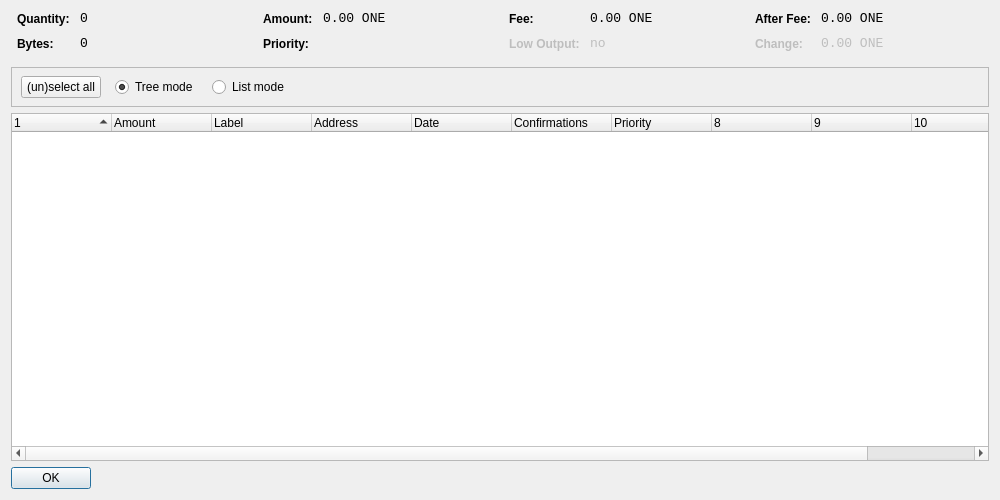
<?xml version="1.0" encoding="UTF-8"?>
<ui version="4.0">
 <class>CoinControlDialog</class>
 <widget class="QDialog" name="CoinControlDialog">
  <property name="geometry">
   <rect>
    <x>0</x>
    <y>0</y>
    <width>1000</width>
    <height>500</height>
   </rect>
  </property>
  <property name="windowTitle">
   <string>Coin Control</string>
  </property>
  <layout class="QVBoxLayout" name="verticalLayout">
   <item>
    <layout class="QHBoxLayout" name="horizontalLayoutTop" stretch="0,0,0,0">
     <property name="topMargin">
      <number>0</number>
     </property>
     <property name="bottomMargin">
      <number>10</number>
     </property>
     <item>
      <layout class="QFormLayout" name="formLayoutCoinControl1">
       <property name="horizontalSpacing">
        <number>10</number>
       </property>
       <property name="verticalSpacing">
        <number>10</number>
       </property>
       <property name="leftMargin">
        <number>6</number>
       </property>
       <property name="rightMargin">
        <number>6</number>
       </property>
       <item row="0" column="0">
        <widget class="QLabel" name="labelCoinControlQuantityText">
         <property name="styleSheet">
          <string notr="true">font-weight:bold;</string>
         </property>
         <property name="text">
          <string>Quantity:</string>
         </property>
        </widget>
       </item>
       <item row="0" column="1">
        <widget class="QLabel" name="labelCoinControlQuantity">
         <property name="font">
          <font>
           <family>Monospace</family>
           <pointsize>10</pointsize>
          </font>
         </property>
         <property name="cursor">
          <cursorShape>IBeamCursor</cursorShape>
         </property>
         <property name="contextMenuPolicy">
          <enum>Qt::ActionsContextMenu</enum>
         </property>
         <property name="text">
          <string notr="true">0</string>
         </property>
         <property name="textInteractionFlags">
          <set>Qt::LinksAccessibleByMouse|Qt::TextSelectableByKeyboard|Qt::TextSelectableByMouse</set>
         </property>
        </widget>
       </item>
       <item row="1" column="0">
        <widget class="QLabel" name="labelCoinControlBytesText">
         <property name="styleSheet">
          <string notr="true">font-weight:bold;</string>
         </property>
         <property name="text">
          <string>Bytes:</string>
         </property>
        </widget>
       </item>
       <item row="1" column="1">
        <widget class="QLabel" name="labelCoinControlBytes">
         <property name="font">
          <font>
           <family>Monospace</family>
           <pointsize>10</pointsize>
          </font>
         </property>
         <property name="cursor">
          <cursorShape>IBeamCursor</cursorShape>
         </property>
         <property name="contextMenuPolicy">
          <enum>Qt::ActionsContextMenu</enum>
         </property>
         <property name="text">
          <string notr="true">0</string>
         </property>
         <property name="textInteractionFlags">
          <set>Qt::LinksAccessibleByMouse|Qt::TextSelectableByKeyboard|Qt::TextSelectableByMouse</set>
         </property>
        </widget>
       </item>
      </layout>
     </item>
     <item>
      <layout class="QFormLayout" name="formLayoutCoinControl2">
       <property name="horizontalSpacing">
        <number>10</number>
       </property>
       <property name="verticalSpacing">
        <number>10</number>
       </property>
       <property name="leftMargin">
        <number>6</number>
       </property>
       <property name="rightMargin">
        <number>6</number>
       </property>
       <item row="0" column="0">
        <widget class="QLabel" name="labelCoinControlAmountText">
         <property name="styleSheet">
          <string notr="true">font-weight:bold;</string>
         </property>
         <property name="text">
          <string>Amount:</string>
         </property>
        </widget>
       </item>
       <item row="0" column="1">
        <widget class="QLabel" name="labelCoinControlAmount">
         <property name="font">
          <font>
           <family>Monospace</family>
           <pointsize>10</pointsize>
          </font>
         </property>
         <property name="cursor">
          <cursorShape>IBeamCursor</cursorShape>
         </property>
         <property name="contextMenuPolicy">
          <enum>Qt::ActionsContextMenu</enum>
         </property>
         <property name="text">
          <string notr="true">0.00 ONE</string>
         </property>
         <property name="textInteractionFlags">
          <set>Qt::LinksAccessibleByMouse|Qt::TextSelectableByKeyboard|Qt::TextSelectableByMouse</set>
         </property>
        </widget>
       </item>
       <item row="1" column="0">
        <widget class="QLabel" name="labelCoinControlPriorityText">
         <property name="styleSheet">
          <string notr="true">font-weight:bold;</string>
         </property>
         <property name="text">
          <string>Priority:</string>
         </property>
        </widget>
       </item>
       <item row="1" column="1">
        <widget class="QLabel" name="labelCoinControlPriority">
         <property name="font">
          <font>
           <family>Monospace</family>
           <pointsize>10</pointsize>
          </font>
         </property>
         <property name="cursor">
          <cursorShape>IBeamCursor</cursorShape>
         </property>
         <property name="contextMenuPolicy">
          <enum>Qt::ActionsContextMenu</enum>
         </property>
         <property name="text">
          <string/>
         </property>
         <property name="textInteractionFlags">
          <set>Qt::LinksAccessibleByMouse|Qt::TextSelectableByKeyboard|Qt::TextSelectableByMouse</set>
         </property>
        </widget>
       </item>
      </layout>
     </item>
     <item>
      <layout class="QFormLayout" name="formLayoutCoinControl3">
       <property name="horizontalSpacing">
        <number>10</number>
       </property>
       <property name="verticalSpacing">
        <number>10</number>
       </property>
       <property name="leftMargin">
        <number>6</number>
       </property>
       <property name="rightMargin">
        <number>6</number>
       </property>
       <item row="0" column="0">
        <widget class="QLabel" name="labelCoinControlFeeText">
         <property name="styleSheet">
          <string notr="true">font-weight:bold;</string>
         </property>
         <property name="text">
          <string>Fee:</string>
         </property>
        </widget>
       </item>
       <item row="0" column="1">
        <widget class="QLabel" name="labelCoinControlFee">
         <property name="font">
          <font>
           <family>Monospace</family>
           <pointsize>10</pointsize>
          </font>
         </property>
         <property name="cursor">
          <cursorShape>IBeamCursor</cursorShape>
         </property>
         <property name="contextMenuPolicy">
          <enum>Qt::ActionsContextMenu</enum>
         </property>
         <property name="text">
          <string notr="true">0.00 ONE</string>
         </property>
         <property name="textInteractionFlags">
          <set>Qt::LinksAccessibleByMouse|Qt::TextSelectableByKeyboard|Qt::TextSelectableByMouse</set>
         </property>
        </widget>
       </item>
       <item row="1" column="0">
        <widget class="QLabel" name="labelCoinControlLowOutputText">
         <property name="enabled">
          <bool>false</bool>
         </property>
         <property name="styleSheet">
          <string notr="true">font-weight:bold;</string>
         </property>
         <property name="text">
          <string>Low Output:</string>
         </property>
        </widget>
       </item>
       <item row="1" column="1">
        <widget class="QLabel" name="labelCoinControlLowOutput">
         <property name="enabled">
          <bool>false</bool>
         </property>
         <property name="font">
          <font>
           <family>Monospace</family>
           <pointsize>10</pointsize>
          </font>
         </property>
         <property name="cursor">
          <cursorShape>IBeamCursor</cursorShape>
         </property>
         <property name="contextMenuPolicy">
          <enum>Qt::ActionsContextMenu</enum>
         </property>
         <property name="text">
          <string notr="true">no</string>
         </property>
         <property name="textInteractionFlags">
          <set>Qt::LinksAccessibleByMouse|Qt::TextSelectableByKeyboard|Qt::TextSelectableByMouse</set>
         </property>
        </widget>
       </item>
      </layout>
     </item>
     <item>
      <layout class="QFormLayout" name="formLayoutCoinControl4">
       <property name="horizontalSpacing">
        <number>10</number>
       </property>
       <property name="verticalSpacing">
        <number>10</number>
       </property>
       <property name="leftMargin">
        <number>6</number>
       </property>
       <property name="rightMargin">
        <number>6</number>
       </property>
       <item row="0" column="0">
        <widget class="QLabel" name="labelCoinControlAfterFeeText">
         <property name="styleSheet">
          <string notr="true">font-weight:bold;</string>
         </property>
         <property name="text">
          <string>After Fee:</string>
         </property>
        </widget>
       </item>
       <item row="0" column="1">
        <widget class="QLabel" name="labelCoinControlAfterFee">
         <property name="font">
          <font>
           <family>Monospace</family>
           <pointsize>10</pointsize>
          </font>
         </property>
         <property name="cursor">
          <cursorShape>IBeamCursor</cursorShape>
         </property>
         <property name="contextMenuPolicy">
          <enum>Qt::ActionsContextMenu</enum>
         </property>
         <property name="text">
          <string notr="true">0.00 ONE</string>
         </property>
         <property name="textInteractionFlags">
          <set>Qt::LinksAccessibleByMouse|Qt::TextSelectableByKeyboard|Qt::TextSelectableByMouse</set>
         </property>
        </widget>
       </item>
       <item row="1" column="0">
        <widget class="QLabel" name="labelCoinControlChangeText">
         <property name="enabled">
          <bool>false</bool>
         </property>
         <property name="styleSheet">
          <string notr="true">font-weight:bold;</string>
         </property>
         <property name="text">
          <string>Change:</string>
         </property>
        </widget>
       </item>
       <item row="1" column="1">
        <widget class="QLabel" name="labelCoinControlChange">
         <property name="enabled">
          <bool>false</bool>
         </property>
         <property name="font">
          <font>
           <family>Monospace</family>
           <pointsize>10</pointsize>
          </font>
         </property>
         <property name="cursor">
          <cursorShape>IBeamCursor</cursorShape>
         </property>
         <property name="contextMenuPolicy">
          <enum>Qt::ActionsContextMenu</enum>
         </property>
         <property name="text">
          <string notr="true">0.00 ONE</string>
         </property>
         <property name="textInteractionFlags">
          <set>Qt::LinksAccessibleByMouse|Qt::TextSelectableByKeyboard|Qt::TextSelectableByMouse</set>
         </property>
        </widget>
       </item>
      </layout>
     </item>
    </layout>
   </item>
   <item>
    <widget class="QFrame" name="frame">
     <property name="minimumSize">
      <size>
       <width>0</width>
       <height>40</height>
      </size>
     </property>
     <property name="frameShape">
      <enum>QFrame::StyledPanel</enum>
     </property>
     <property name="frameShadow">
      <enum>QFrame::Sunken</enum>
     </property>
     <widget class="QWidget" name="horizontalLayoutWidget">
      <property name="geometry">
       <rect>
        <x>10</x>
        <y>0</y>
        <width>781</width>
        <height>41</height>
       </rect>
      </property>
      <layout class="QHBoxLayout" name="horizontalLayoutPanel" stretch="0,0,0,0,0">
       <property name="spacing">
        <number>14</number>
       </property>
       <item>
        <widget class="QPushButton" name="pushButtonSelectAll">
         <property name="sizePolicy">
          <sizepolicy hsizetype="Maximum" vsizetype="Fixed">
           <horstretch>0</horstretch>
           <verstretch>0</verstretch>
          </sizepolicy>
         </property>
         <property name="text">
          <string>(un)select all</string>
         </property>
        </widget>
       </item>
       <item>
        <widget class="QRadioButton" name="radioTreeMode">
         <property name="sizePolicy">
          <sizepolicy hsizetype="Maximum" vsizetype="Fixed">
           <horstretch>0</horstretch>
           <verstretch>0</verstretch>
          </sizepolicy>
         </property>
         <property name="text">
          <string>Tree mode</string>
         </property>
         <property name="checked">
          <bool>true</bool>
         </property>
        </widget>
       </item>
       <item>
        <widget class="QRadioButton" name="radioListMode">
         <property name="sizePolicy">
          <sizepolicy hsizetype="Maximum" vsizetype="Fixed">
           <horstretch>0</horstretch>
           <verstretch>0</verstretch>
          </sizepolicy>
         </property>
         <property name="text">
          <string>List mode</string>
         </property>
        </widget>
       </item>
       <item>
        <spacer name="horizontalSpacer">
         <property name="orientation">
          <enum>Qt::Horizontal</enum>
         </property>
         <property name="sizeHint" stdset="0">
          <size>
           <width>40</width>
           <height>20</height>
          </size>
         </property>
        </spacer>
       </item>
      </layout>
     </widget>
    </widget>
   </item>
   <item>
    <widget class="CoinControlTreeWidget" name="treeWidget">
     <property name="contextMenuPolicy">
      <enum>Qt::CustomContextMenu</enum>
     </property>
     <property name="sortingEnabled">
      <bool>false</bool>
     </property>
     <property name="columnCount">
      <number>11</number>
     </property>
     <attribute name="headerShowSortIndicator" stdset="0">
      <bool>true</bool>
     </attribute>
     <attribute name="headerStretchLastSection">
      <bool>false</bool>
     </attribute>
     <column>
      <property name="text">
       <string/>
      </property>
     </column>
     <column>
      <property name="text">
       <string>Amount</string>
      </property>
     </column>
     <column>
      <property name="text">
       <string>Label</string>
      </property>
     </column>
     <column>
      <property name="text">
       <string>Address</string>
      </property>
     </column>
     <column>
      <property name="text">
       <string>Date</string>
      </property>
     </column>
     <column>
      <property name="text">
       <string>Confirmations</string>
      </property>
      <property name="toolTip">
       <string>Confirmed</string>
      </property>
     </column>
     <column>
      <property name="text">
       <string>Priority</string>
      </property>
     </column>
     <column>
      <property name="text">
       <string/>
      </property>
     </column>
     <column>
      <property name="text">
       <string/>
      </property>
     </column>
     <column>
      <property name="text">
       <string/>
      </property>
     </column>
     <column>
      <property name="text">
       <string/>
      </property>
     </column>
    </widget>
   </item>
   <item>
    <widget class="QDialogButtonBox" name="buttonBox">
     <property name="sizePolicy">
      <sizepolicy hsizetype="Maximum" vsizetype="Fixed">
       <horstretch>0</horstretch>
       <verstretch>0</verstretch>
      </sizepolicy>
     </property>
     <property name="orientation">
      <enum>Qt::Horizontal</enum>
     </property>
     <property name="standardButtons">
      <set>QDialogButtonBox::Ok</set>
     </property>
    </widget>
   </item>
  </layout>
 </widget>
 <customwidgets>
  <customwidget>
   <class>CoinControlTreeWidget</class>
   <extends>QTreeWidget</extends>
   <header>coincontroltreewidget.h</header>
  </customwidget>
 </customwidgets>
 <resources/>
 <connections/>
</ui>
